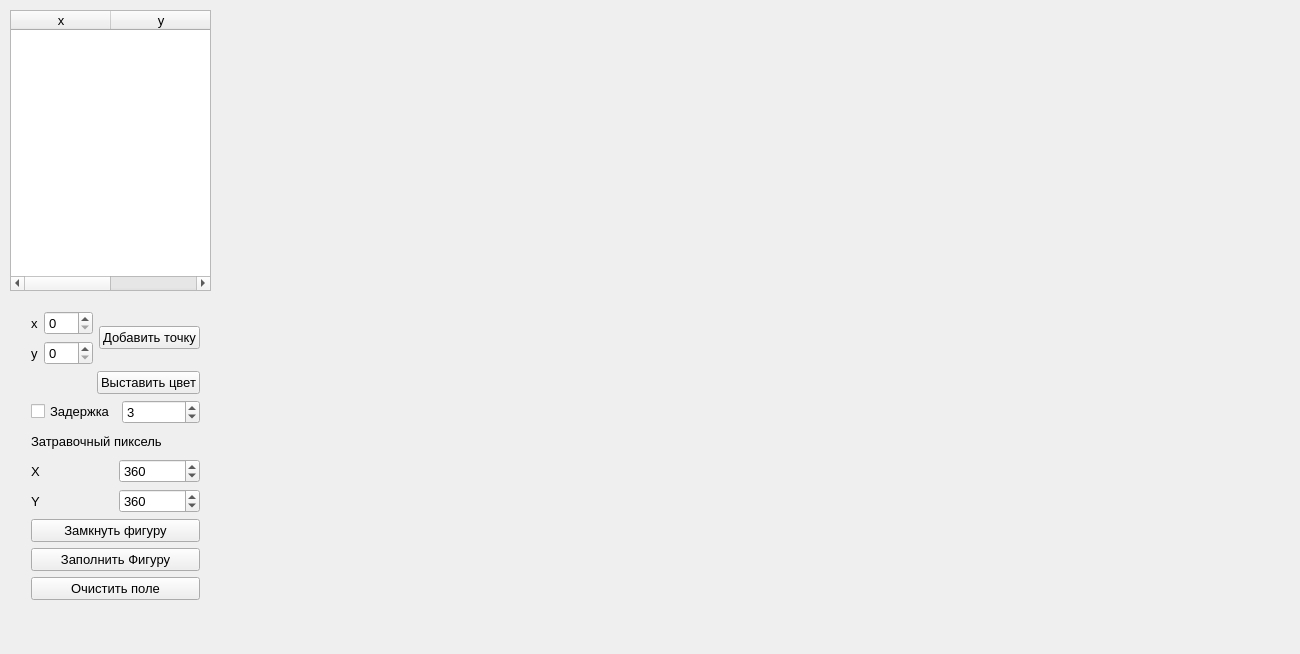
<?xml version="1.0" encoding="UTF-8"?>
<ui version="4.0">
 <class>MainWindow</class>
 <widget class="QMainWindow" name="MainWindow">
  <property name="geometry">
   <rect>
    <x>0</x>
    <y>0</y>
    <width>1300</width>
    <height>654</height>
   </rect>
  </property>
  <property name="font">
   <font>
    <pointsize>10</pointsize>
   </font>
  </property>
  <property name="windowTitle">
   <string>MainWindow</string>
  </property>
  <widget class="QWidget" name="centralWidget">
   <widget class="QTableWidget" name="tableWidget">
    <property name="geometry">
     <rect>
      <x>10</x>
      <y>10</y>
      <width>201</width>
      <height>281</height>
     </rect>
    </property>
    <column>
     <property name="text">
      <string>x</string>
     </property>
    </column>
    <column>
     <property name="text">
      <string>y</string>
     </property>
    </column>
   </widget>
   <widget class="DrawLabel" name="drawLabel">
    <property name="geometry">
     <rect>
      <x>230</x>
      <y>10</y>
      <width>1011</width>
      <height>721</height>
     </rect>
    </property>
    <property name="text">
     <string/>
    </property>
   </widget>
   <widget class="QWidget" name="">
    <property name="geometry">
     <rect>
      <x>20</x>
      <y>300</y>
      <width>191</width>
      <height>311</height>
     </rect>
    </property>
    <layout class="QVBoxLayout" name="verticalLayout_3">
     <item>
      <layout class="QHBoxLayout" name="horizontalLayout">
       <item>
        <layout class="QFormLayout" name="formLayout">
         <item row="0" column="0">
          <widget class="QLabel" name="xTextLabel">
           <property name="text">
            <string>x</string>
           </property>
          </widget>
         </item>
         <item row="0" column="1">
          <widget class="QSpinBox" name="xSpinBox">
           <property name="maximum">
            <number>720</number>
           </property>
          </widget>
         </item>
         <item row="1" column="0">
          <widget class="QLabel" name="yTextLabel">
           <property name="text">
            <string>y</string>
           </property>
          </widget>
         </item>
         <item row="1" column="1">
          <widget class="QSpinBox" name="ySpinBox">
           <property name="maximum">
            <number>720</number>
           </property>
          </widget>
         </item>
        </layout>
       </item>
       <item>
        <widget class="QPushButton" name="addPointPushButton">
         <property name="text">
          <string>Добавить точку</string>
         </property>
        </widget>
       </item>
      </layout>
     </item>
     <item>
      <layout class="QHBoxLayout" name="horizontalLayout_2">
       <item>
        <widget class="QLabel" name="colorLabel">
         <property name="minimumSize">
          <size>
           <width>50</width>
           <height>0</height>
          </size>
         </property>
         <property name="text">
          <string/>
         </property>
        </widget>
       </item>
       <item>
        <widget class="QPushButton" name="setColorPushButton">
         <property name="font">
          <font>
           <pointsize>10</pointsize>
          </font>
         </property>
         <property name="text">
          <string>Выставить цвет</string>
         </property>
        </widget>
       </item>
      </layout>
     </item>
     <item>
      <layout class="QHBoxLayout" name="horizontalLayout_3">
       <item>
        <widget class="QCheckBox" name="delayCheckBox">
         <property name="font">
          <font>
           <pointsize>10</pointsize>
          </font>
         </property>
         <property name="text">
          <string>Задержка</string>
         </property>
        </widget>
       </item>
       <item>
        <widget class="QSpinBox" name="delaySpinBox">
         <property name="minimum">
          <number>1</number>
         </property>
         <property name="maximum">
          <number>10</number>
         </property>
         <property name="value">
          <number>3</number>
         </property>
        </widget>
       </item>
      </layout>
     </item>
     <item>
      <layout class="QVBoxLayout" name="verticalLayout_2">
       <item>
        <widget class="QLabel" name="textLabel">
         <property name="text">
          <string>Затравочный пиксель</string>
         </property>
        </widget>
       </item>
       <item>
        <layout class="QHBoxLayout" name="horizontalLayout_4">
         <item>
          <widget class="QLabel" name="x0TextLabel">
           <property name="text">
            <string>X</string>
           </property>
          </widget>
         </item>
         <item>
          <widget class="QSpinBox" name="x0SpinBox">
           <property name="maximum">
            <number>720</number>
           </property>
           <property name="value">
            <number>360</number>
           </property>
          </widget>
         </item>
        </layout>
       </item>
       <item>
        <layout class="QHBoxLayout" name="horizontalLayout_5">
         <item>
          <widget class="QLabel" name="y0TextLabel">
           <property name="text">
            <string>Y</string>
           </property>
          </widget>
         </item>
         <item>
          <widget class="QSpinBox" name="y0SpinBox">
           <property name="maximum">
            <number>720</number>
           </property>
           <property name="value">
            <number>360</number>
           </property>
          </widget>
         </item>
        </layout>
       </item>
      </layout>
     </item>
     <item>
      <layout class="QVBoxLayout" name="verticalLayout">
       <item>
        <widget class="QPushButton" name="closePushButton">
         <property name="font">
          <font>
           <pointsize>10</pointsize>
          </font>
         </property>
         <property name="text">
          <string>Замкнуть фигуру</string>
         </property>
        </widget>
       </item>
       <item>
        <widget class="QPushButton" name="fillPushButton">
         <property name="font">
          <font>
           <pointsize>10</pointsize>
          </font>
         </property>
         <property name="text">
          <string>Заполнить Фигуру</string>
         </property>
        </widget>
       </item>
       <item>
        <widget class="QPushButton" name="clearPushButton">
         <property name="font">
          <font>
           <pointsize>10</pointsize>
          </font>
         </property>
         <property name="text">
          <string>Очистить поле</string>
         </property>
        </widget>
       </item>
      </layout>
     </item>
    </layout>
   </widget>
  </widget>
 </widget>
 <layoutdefault spacing="6" margin="11"/>
 <customwidgets>
  <customwidget>
   <class>DrawLabel</class>
   <extends>QLabel</extends>
   <header location="global">drawlabel.h</header>
  </customwidget>
 </customwidgets>
 <resources/>
 <connections/>
</ui>
